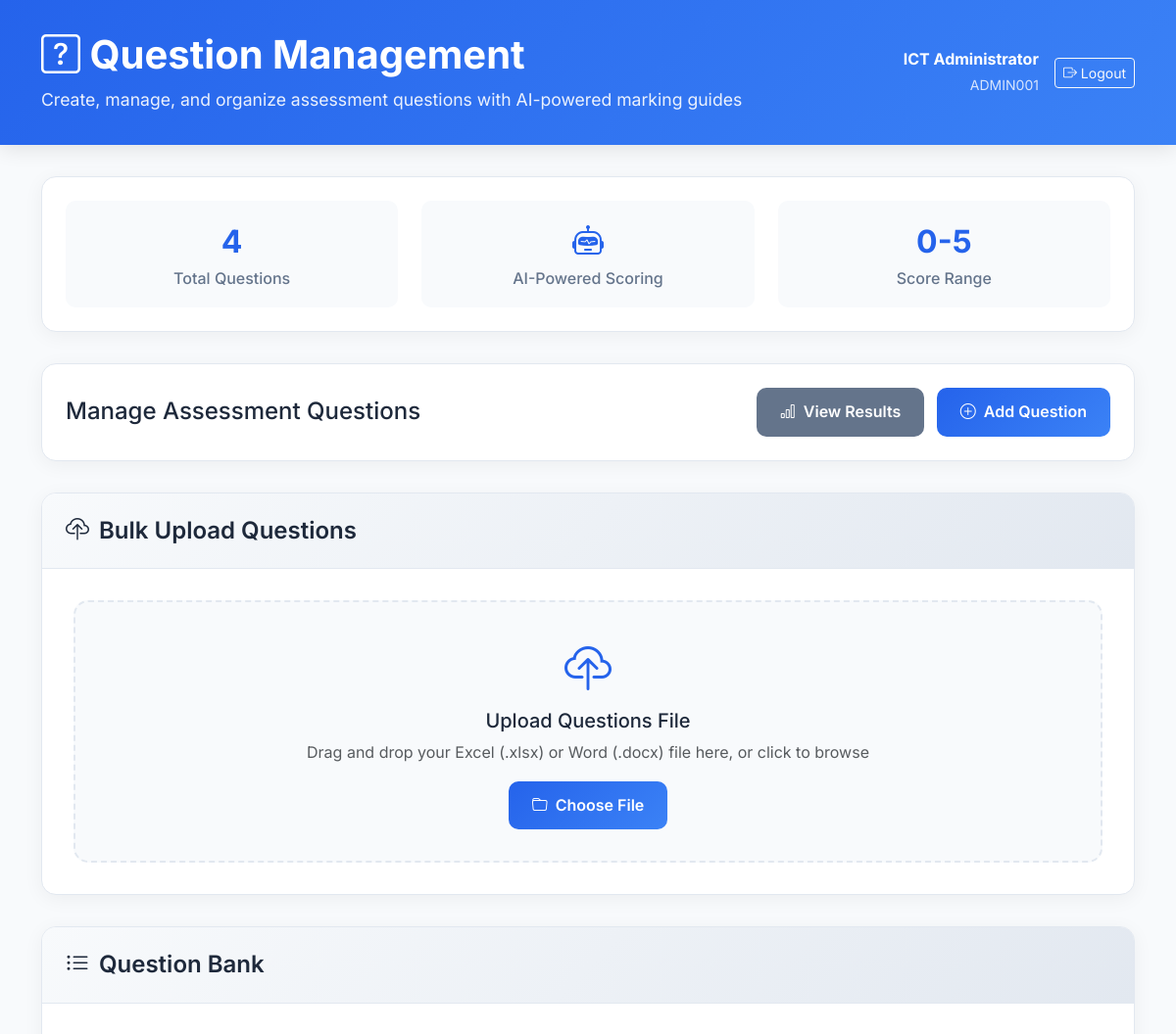
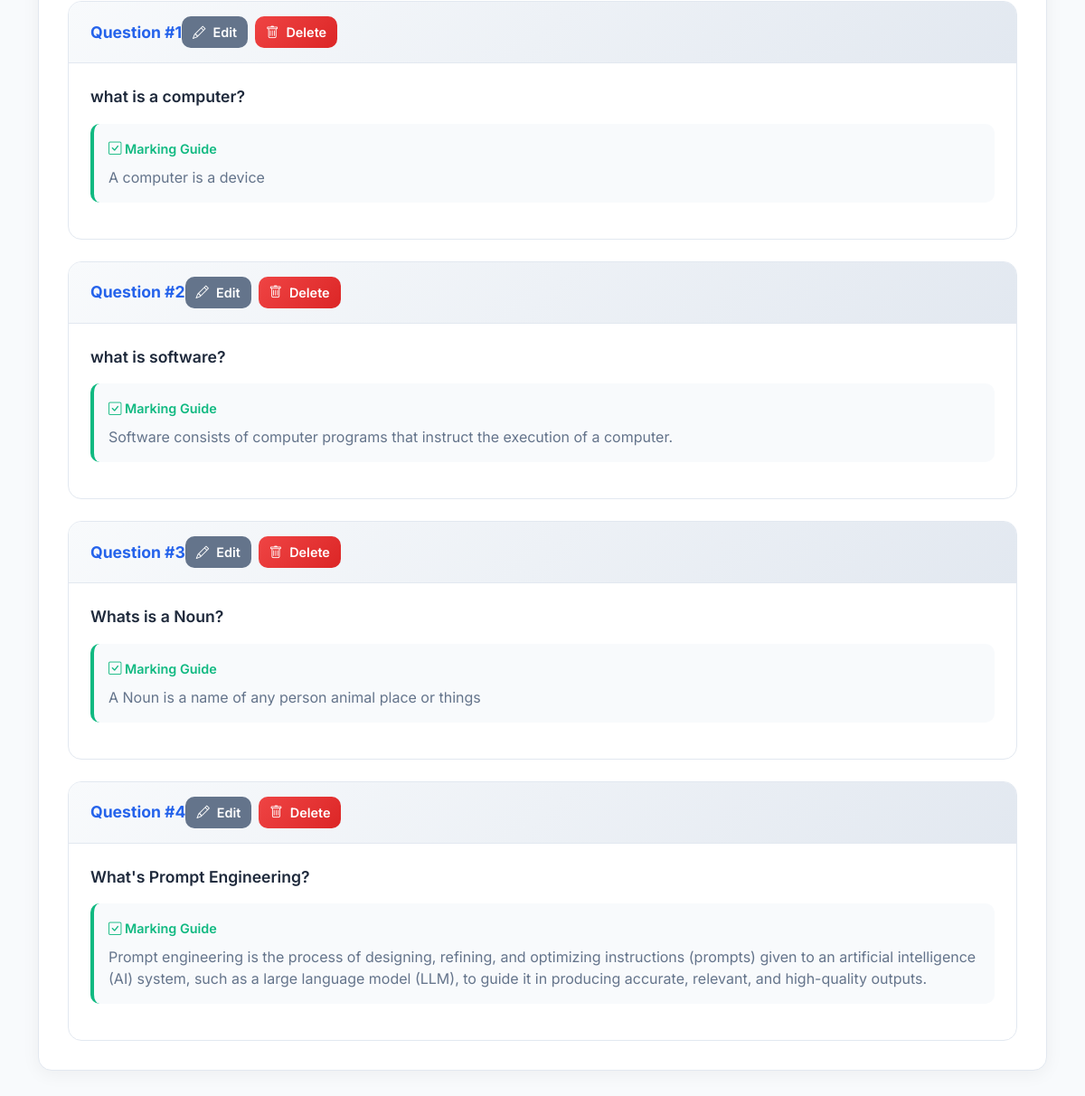
Screenshot of /questions with the database file from the repository (2 pictures, top to bottom).
### database.py (models this page shows)
class Question(Base):
    __tablename__ = 'questions'
    id = Column(Integer, primary_key=True, index=True)
    question_text = Column(Text, nullable=False)
    marking_guide = Column(Text, nullable=False)

### app.py (the view, shortened to what this page needs)
@app.route('/questions', methods=['GET', 'POST'])
def manage_questions():
    session_db = SessionLocal()
    questions = session_db.query(Question).all()
    session_db.close()
    return render_template('questions_professional.html', questions=questions)

### templates/questions_professional.html (shortened to what this page needs)
<!DOCTYPE html>
<html lang="en">
<head>
    <link href="https://cdn.jsdelivr.net/npm/bootstrap@5.3.0/dist/css/bootstrap.min.css" rel="stylesheet">
    <link href="https://cdn.jsdelivr.net/npm/bootstrap-icons@1.10.0/font/bootstrap-icons.css" rel="stylesheet">
</head>
<body>
    <div class="header">
        <div class="container">
            <div class="row">
                <div class="col-12">
                    <div class="d-flex justify-content-between align-items-center">
                        <div>
                            <h1><i class="bi bi-question-square"></i> Question Management</h1>
                            <p>Create, manage, and organize assessment questions with AI-powered marking guides</p>
                        </div>
                        <div class="d-flex align-items-center gap-3">
                            <div class="text-end text-white">
                                <div class="fw-bold">ICT Administrator</div>
                                <small style="opacity: 0.8;">ADMIN001</small>
                            </div>
                            <a href="{{ url_for('logout') }}" class="btn btn-outline-light btn-sm">
                                <i class="bi bi-box-arrow-right"></i> Logout
                            </a>
                        </div>
                    </div>
                </div>
            </div>
        </div>
    </div>
    <div class="main-content">
        <div class="container">
            <div class="stats-bar">
                <div class="stats-grid">
                    <div class="stat-item">
                        <div class="stat-number">{{ questions|length }}</div>
                        <div class="stat-label">Total Questions</div>
                    </div>
                    <div class="stat-item">
                        <div class="stat-number"><i class="bi bi-robot"></i></div>
                        <div class="stat-label">AI-Powered Scoring</div>
                    </div>
                    <div class="stat-item">
                        <div class="stat-number">0-5</div>
                        <div class="stat-label">Score Range</div>
                    </div>
                </div>
            </div>
            <div class="action-bar">
                <div class="row align-items-center">
                    <div class="col-md-6">
                        <h4 class="mb-0">Manage Assessment Questions</h4>
                    </div>
                    <div class="col-md-6 text-md-end">
                        <a href="{{ url_for('admin_page') }}" class="btn-custom btn-secondary-custom me-2">
                            <i class="bi bi-bar-chart"></i> View Results
                        </a>
                        <button class="btn-custom btn-primary-custom" data-bs-toggle="modal" data-bs-target="#addQuestionModal">
                            <i class="bi bi-plus-circle"></i> Add Question
                        </button>
                    </div>
                </div>
            </div>
            <div class="card-custom">
                <div class="card-header-custom">
                    <h3><i class="bi bi-cloud-upload"></i> Bulk Upload Questions</h3>
                </div>
                <div class="card-body-custom">
                    <form method="post" action="{{ url_for('upload_questions') }}" enctype="multipart/form-data">
                        <div class="file-upload-area" id="fileUploadArea">
                            <i class="bi bi-cloud-upload" style="font-size: 3rem; color: var(--primary-color);"></i>
                            <h5>Upload Questions File</h5>
                            <p class="text-muted">Drag and drop your Excel (.xlsx) or Word (.docx) file here, or click to browse</p>
                            <button type="button" class="btn-custom btn-primary-custom" onclick="document.getElementById('fileInput').click()">
                                <i class="bi bi-folder"></i> Choose File
                            </button>
                        </div>
                    </form>
                </div>
            </div>
            <div class="card-custom">
                <div class="card-header-custom">
                    <h3><i class="bi bi-list-ul"></i> Question Bank</h3>
                </div>
                <div class="card-body-custom">
                    {% if questions %}
                        <div class="questions-grid">
                            {% for question in questions %}
                                <div class="question-card">
                                    <div class="question-header">
                                        <span class="question-id">Question #{{ question.id }}</span>
                                        <div class="question-actions">
                                            <a href="{{ url_for('edit_question', question_id=question.id) }}"
                                               class="btn-custom btn-secondary-custom btn-sm-custom">
                                                <i class="bi bi-pencil"></i> Edit
                                            </a>
                                            <form method="post" action="{{ url_for('delete_question', question_id=question.id) }}"
                                                  class="d-inline" onsubmit="return confirm('Are you sure you want to delete this question?')">
                                                <button type="submit" class="btn-custom btn-danger-custom btn-sm-custom">
                                                    <i class="bi bi-trash"></i> Delete
                                                </button>
                                            </form>
                                        </div>
                                    </div>
                                    <div class="question-body">
                                        <div class="question-text">{{ question.question_text }}</div>
                                        <div class="marking-guide">
                                            <div class="marking-guide-label">
                                                <i class="bi bi-check-square"></i> Marking Guide
                                            </div>
                                            <div class="marking-guide-text">{{ question.marking_guide }}</div>
                                        </div>
                                    </div>
                                </div>
                            {% endfor %}
                        </div>
                    {% endif %}
                </div>
            </div>
        </div>
    </div>
</body>
</html>

### templates/questions_professional.html (style rules this page uses)
:root { --primary-color: #2563eb; --secondary-color: #64748b; --success-color: #10b981; --warning-color: #f59e0b; --danger-color: #ef4444; --light-bg: #f8fafc; --dark-text: #1e293b; --border-color: #e2e8f0; }
* { margin: 0; padding: 0; box-sizing: border-box; }
body { font-family: 'Inter', sans-serif; background: var(--light-bg); color: var(--dark-text); line-height: 1.6; }
.header { background: linear-gradient(135deg, var(--primary-color) 0%, #3b82f6 100%); color: white; padding: 2rem 0; box-shadow: 0 4px 20px rgba(0, 0, 0, 0.1); }
.header h1 { font-size: 2.5rem; font-weight: 700; margin-bottom: 0.5rem; }
.header p { font-size: 1.1rem; opacity: 0.9; margin: 0; }
.main-content { padding: 2rem 0; }
.action-bar { background: white; border-radius: 15px; padding: 1.5rem; margin-bottom: 2rem; box-shadow: 0 4px 20px rgba(0, 0, 0, 0.05); border: 1px solid var(--border-color); }
.btn-custom { padding: 12px 24px; border-radius: 10px; font-weight: 600; text-decoration: none; border: none; cursor: pointer; transition: all 0.3s ease; display: inline-flex; align-items: center; gap: 8px; }
.btn-primary-custom { background: linear-gradient(135deg, var(--primary-color) 0%, #3b82f6 100%); color: white; }
.btn-danger-custom { background: linear-gradient(135deg, var(--danger-color) 0%, #dc2626 100%); color: white; }
.btn-secondary-custom { background: var(--secondary-color); color: white; }
.card-custom { background: white; border-radius: 15px; box-shadow: 0 4px 20px rgba(0, 0, 0, 0.05); border: 1px solid var(--border-color); margin-bottom: 2rem; overflow: hidden; }
.card-header-custom { background: linear-gradient(135deg, #f8fafc 0%, #e2e8f0 100%); padding: 1.5rem; border-bottom: 1px solid var(--border-color); }
.card-header-custom h3 { font-size: 1.5rem; font-weight: 600; margin: 0; display: flex; align-items: center; gap: 10px; }
.card-body-custom { padding: 2rem; }
.file-upload-area { border: 2px dashed var(--border-color); border-radius: 15px; padding: 2rem; text-align: center; background: var(--light-bg); transition: all 0.3s ease; }
.questions-grid { display: grid; gap: 1.5rem; }
.question-card { background: white; border-radius: 15px; border: 1px solid var(--border-color); overflow: hidden; transition: all 0.3s ease; }
.question-header { background: linear-gradient(135deg, #f8fafc 0%, #e2e8f0 100%); padding: 1rem 1.5rem; border-bottom: 1px solid var(--border-color); display: flex; justify-content: between; align-items: center; }
.question-id { font-weight: 700; color: var(--primary-color); font-size: 1.1rem; }
.question-body { padding: 1.5rem; }
.question-text { font-size: 1.1rem; font-weight: 600; color: var(--dark-text); margin-bottom: 1rem; line-height: 1.5; }
.marking-guide { background: var(--light-bg); border-radius: 10px; padding: 1rem; border-left: 4px solid var(--success-color); margin-bottom: 1rem; }
.marking-guide-label { font-size: 0.9rem; font-weight: 600; color: var(--success-color); margin-bottom: 0.5rem; }
.marking-guide-text { color: var(--secondary-color); line-height: 1.5; }
.question-actions { display: flex; gap: 0.5rem; justify-content: flex-end; }
.btn-sm-custom { padding: 6px 12px; font-size: 0.9rem; }
.stats-bar { background: white; border-radius: 15px; padding: 1.5rem; margin-bottom: 2rem; box-shadow: 0 4px 20px rgba(0, 0, 0, 0.05); border: 1px solid var(--border-color); }
.stats-grid { display: grid; grid-template-columns: repeat(auto-fit, minmax(200px, 1fr)); gap: 1.5rem; }
.stat-item { text-align: center; padding: 1rem; border-radius: 10px; background: var(--light-bg); }
.stat-number { font-size: 2rem; font-weight: 700; color: var(--primary-color); }
.stat-label { color: var(--secondary-color); font-weight: 500; }

### rows the page displays
Question: id "1", question_text "what is a computer?", marking_guide "A computer is a device"
Question: id "2", question_text "what is software?", marking_guide "Software consists of computer programs that instruct the execution of a computer."
Question: id "3", question_text "Whats is a Noun?", marking_guide "A Noun is a name of any person animal place or things"
Question: id "4", question_text "What's Prompt Engineering?", marking_guide "Prompt engineering is the process of designing, refining, and optimizing instructions (prompts) given to an artificial intelligence (AI) system, such as a large language model (LLM), to guide it in producing accurate, relevant, and high-quality outputs."

### other values shown
{{ questions|length }} "4"
